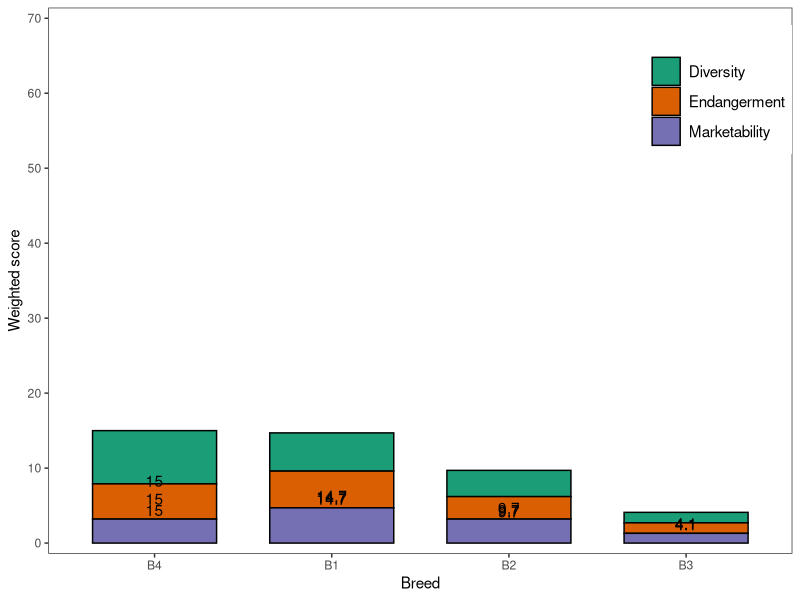

Write the R code that produced this figure.
# Load the packages
library(dplyr)
library(readr)
library(tidyr)
library(ggplot2)
library(RColorBrewer)

M <- structure(list(X1 = c("Diversity", "Endangerment", "Marketability", "Total"),
B1 = c(5.1, 4.9, 4.7, 4.6), B2 = c(3.5, 
3, 3.2, 3.1), B3 = c(1.4, 1.4, 1.3, 1.5), Petal.Width = c(7.1, 
4.7, 3.2, 5.1)), .Names = c("X1", "B1", "B2", "B3", "B4"), row.names = c(NA, 
4L), class = "data.frame")
M

# Plot the stacked bar 
P <- M %>% 
  gather(variable, value, -X1) %>% 
  filter(X1!="Total") %>% #Removes total variable
  group_by(variable) %>% 
  mutate(sum=sum(value)) %>% 
  ungroup() %>% 
  mutate(variable=reorder(variable, -sum)) %>% #Reorders the chart based on breed total score
  ggplot(aes(variable, value, fill=X1, width =.7)) +
  geom_col(col="black") + #Black border around the bars
  expand_limits(y = 0) +
  scale_y_continuous(limits = c(0,70), breaks=c(0,10,20, 30,40, 50,60, 70), expand = c(0.02, 0.02))+
  geom_text(aes(label = sum), vjust = -.25)+ #Here the text is added
  scale_fill_brewer(palette="Dark2") + #Changes the colour scale
  labs(x="Breed",
       y="Weighted score",
       fill="") +
  theme_bw() +
  theme(panel.grid.major = element_blank(),
        panel.grid.minor = element_blank(),
        legend.direction="vertical", legend.position=c(0.9, 0.85), 
        legend.text=element_text(size=11),
        legend.key = element_rect(size = 4),
        legend.key.size = unit(1.5, 'lines'))  # Ensures spacing between the different lines on the legend.
P
